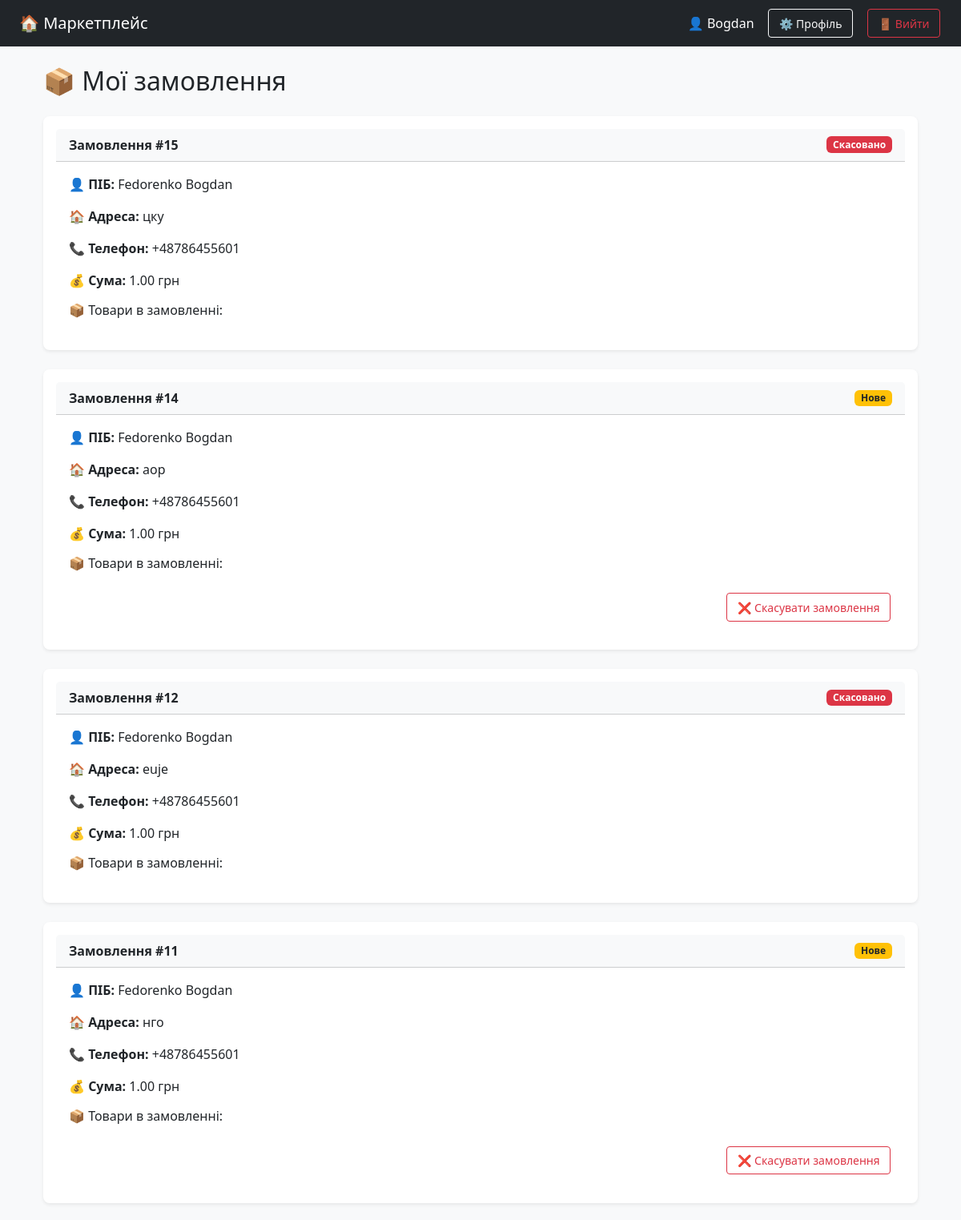
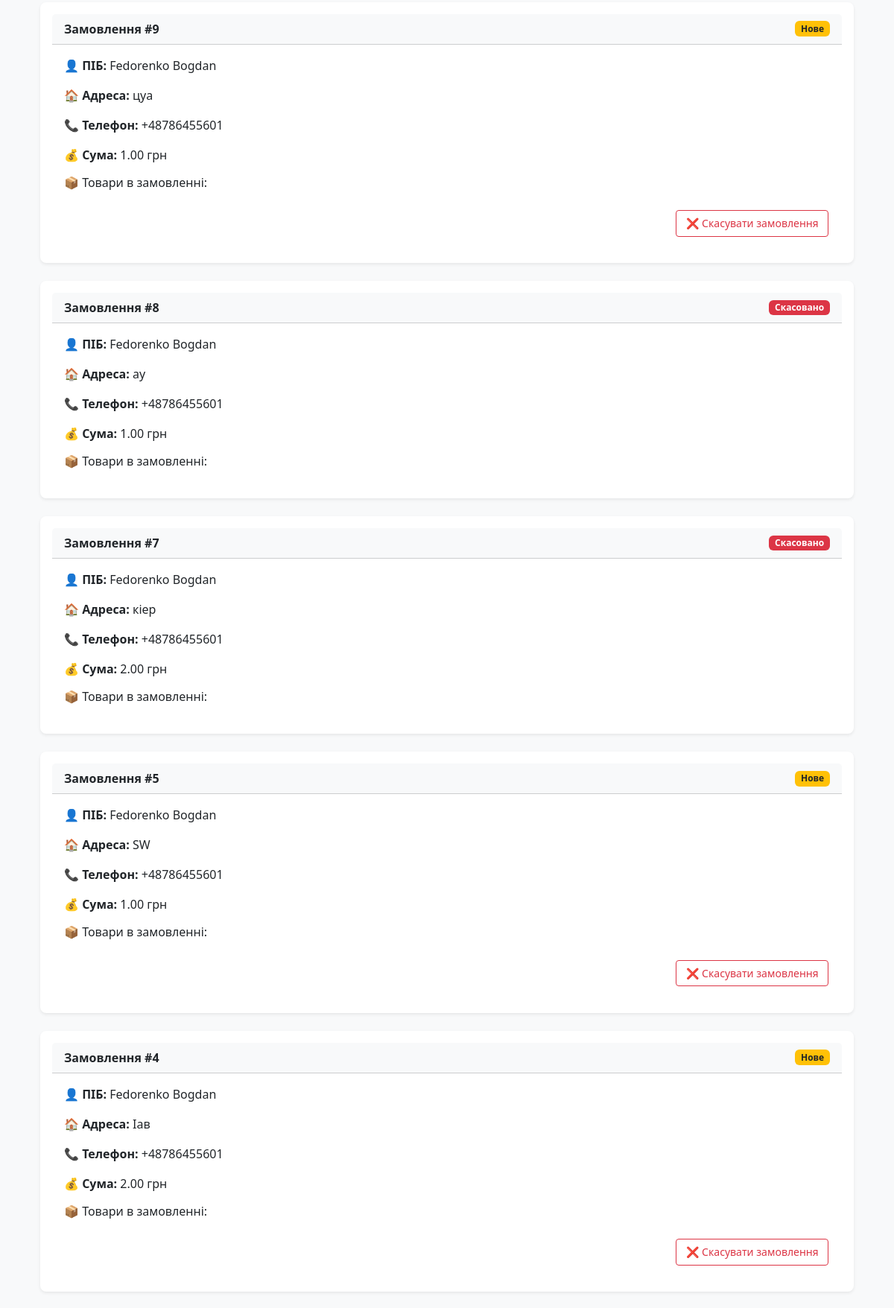
/my-orders/ (signed in, upper part), run on the app's committed database (2 pictures, top to bottom).
### products/models.py (models this page shows, shortened)
class Order(models.Model):
    STATUS_CHOICES = [
        ('new', 'Нове'),
        ('processing', 'Обробляється'),
        ('shipped', 'Відправлено'),
        ('completed', 'Завершено'),
        ('cancelled', 'Скасовано'),
    ]
    user = models.ForeignKey(User, on_delete=models.CASCADE)
    full_name = models.CharField(max_length=100)
    address = models.TextField()
    phone = models.CharField(max_length=20)
    created_at = models.DateTimeField(auto_now_add=True)
    total_price = models.DecimalField(max_digits=10, decimal_places=2)
    status = models.CharField(
        max_length=20,
        choices=STATUS_CHOICES,
        default='new',
        verbose_name="Статус"
    )

### products/views.py (the view)
# urls.py: path('my-orders/', my_orders, name='my_orders'),
@login_required
def my_orders(request):
    orders = Order.objects.filter(user=request.user).order_by('-created_at')
    return render(request, 'products/my_orders.html', {'orders': orders})

### templates/products/my_orders.html (shortened to what this page needs)
{% extends 'base.html' %}
{% block content %}
<div class="container mt-4">
  <h2 class="mb-4">📦 Мої замовлення</h2>
  {% if orders %}
    {% for order in orders %}
      <div class="card mb-4 shadow-sm border-0">
        <div class="card-header bg-light d-flex justify-content-between align-items-center">
          <strong>Замовлення #{{ order.id }}</strong>
          <span class="badge
            {% if order.status == 'completed' %}bg-success
            {% elif order.status == 'cancelled' %}bg-danger
            {% else %}bg-warning text-dark{% endif %}">
            {{ order.get_status_display }}
          </span>
        </div>
        <div class="card-body">
          <p><strong>👤 ПІБ:</strong> {{ order.full_name }}</p>
          <p><strong>🏠 Адреса:</strong> {{ order.address }}</p>
          <p><strong>📞 Телефон:</strong> {{ order.phone }}</p>
          <p><strong>💰 Сума:</strong> {{ order.total_price }} грн</p>
          <h6 class="mt-3">📦 Товари в замовленні:</h6>
          {% if order.status != 'completed' and order.status != 'cancelled' %}
            <form method="post" action="{% url 'cancel_order' order.id %}" class="mt-3 text-end" onsubmit="return confirm('Ви впевнені, що хочете скасувати це замовлення?')">
              <button type="submit" class="btn btn-outline-danger btn-sm">❌ Скасувати замовлення</button>
            </form>
          {% endif %}
        </div>
      </div>
    {% endfor %}
  {% else %}
    <div class="alert alert-info shadow-sm">
      У вас ще немає замовлень.
    </div>
    <a href="{% url 'product_list' %}" class="btn btn-primary">← До покупок</a>
  {% endif %}
</div>
{% endblock %}

### products/products/templates/base.html (shortened to what this page needs)
{% load static %}
<!DOCTYPE html>
<html lang="uk">
<head>
    <link href="https://cdn.jsdelivr.net/npm/bootstrap@5.3.3/dist/css/bootstrap.min.css" rel="stylesheet">
    <link rel="stylesheet" href="{% static 'products/styles.css' %}">
</head>
<body class="bg-light">
<nav class="navbar navbar-expand-lg navbar-dark bg-dark px-4">
    <a class="navbar-brand" href="{% url 'product_list' %}">🏠 Маркетплейс</a>
    <div class="collapse navbar-collapse justify-content-end">
        <ul class="navbar-nav">
            {% if user.is_authenticated %}
                <li class="nav-item me-3 text-white d-flex align-items-center">
                    👤 {{ user.first_name|default:user.username }}
                </li>
                <li class="nav-item me-2">
                    <a href="{% url 'profile' %}" class="btn btn-outline-light btn-sm">⚙️ Профіль</a>
                </li>
                <li class="nav-item">
                    <form method="post" action="{% url 'logout' %}">
                        <button type="submit" class="btn btn-outline-danger btn-sm ms-2">🚪 Вийти</button>
                    </form>
                </li>
            {% endif %}
        </ul>
    </div>
</nav>
<div class="container mt-4">
    {% block content %}{% endblock %}
</div>
</body>
</html>

### products/static/products/styles.css (style rules this page uses)
body { font-family: 'Segoe UI', sans-serif; background-color: #f8f9fa; margin: 0; padding: 0; }
.card { background: white; padding: 1rem; margin-bottom: 1rem; border-radius: 8px; box-shadow: 0 1px 5px rgba(0,0,0,0.1); }
.btn { display: inline-block; padding: 0.4rem 0.8rem; margin: 0.2rem 0.1rem; text-decoration: none; border-radius: 4px; font-size: 14px; }

### data on the page
Order: id "15", status "Скасовано", full_name "Fedorenko Bogdan", address "цку", phone "+48786455601", total_price "1.00"
Order: id "14", status "Нове", full_name "Fedorenko Bogdan", address "аор", phone "+48786455601", total_price "1.00", shows "❌ Скасувати замовлення"
Order: id "12", status "Скасовано", full_name "Fedorenko Bogdan", address "euje", phone "+48786455601", total_price "1.00"
Order: id "11", status "Нове", full_name "Fedorenko Bogdan", address "нго", phone "+48786455601", total_price "1.00", shows "❌ Скасувати замовлення"
Order: id "9", status "Нове", full_name "Fedorenko Bogdan", address "цуа", phone "+48786455601", total_price "1.00", shows "❌ Скасувати замовлення"
Order: id "8", status "Скасовано", full_name "Fedorenko Bogdan", address "ау", phone "+48786455601", total_price "1.00"
Order: id "7", status "Скасовано", full_name "Fedorenko Bogdan", address "кіер", phone "+48786455601", total_price "2.00"
Order: id "5", status "Нове", full_name "Fedorenko Bogdan", address "SW", phone "+48786455601", total_price "1.00", shows "❌ Скасувати замовлення"
Order: id "4", status "Нове", full_name "Fedorenko Bogdan", address "Іав", phone "+48786455601", total_price "2.00", shows "❌ Скасувати замовлення"

### other printed values
{{ user.first_name|default:user.username }} "Bogdan"
